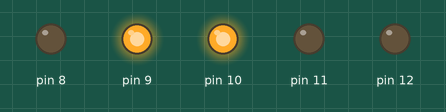
The sketch below on a simulated Arduino Uno, built with avr-gcc and run on an emulated ATmega328P. Parts: output pins drawn as LEDs (lit = HIGH).

Above: at 2.0 s.
At 5.5 s:
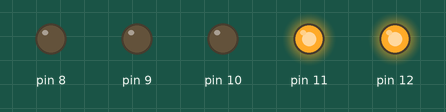
At 8.0 s:
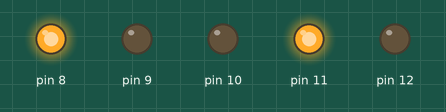
Timing chart, 0 to 11.7 s (numbered marks = the images above):
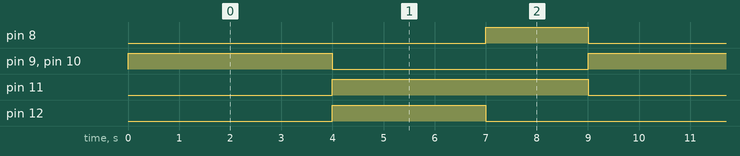

The sketch:

semaforo_pedestres.ino
```cpp
void setup() {
  pinMode (8,OUTPUT);
  pinMode (9,OUTPUT);
  pinMode (12,OUTPUT);
  pinMode (10, OUTPUT);
  pinMode (11, OUTPUT);
}

void loop() {
// Vermelho carro
 digitalWrite(9, HIGH);
// Verde pedestre
 digitalWrite(10, HIGH);
 delay(4000);
 digitalWrite(9, LOW);
 digitalWrite(10, LOW);


  // Verde carro
 digitalWrite(12, HIGH);
 // Vermelho pedestre
 digitalWrite(11, HIGH);
 delay(3000);
 digitalWrite(12, LOW);


 // Amarelo
 digitalWrite(8, HIGH);
 delay(2000);
 digitalWrite(8, LOW);
 digitalWrite(11, LOW);
}
```

Measured:
- by itself, pin 8: alternates HIGH for 2.0 s and LOW for 7.0 s
- by itself, pin 9, pin 10: alternates HIGH for 4.0 s and LOW for 5.0 s
- by itself, pin 11: alternates HIGH for 5.0 s and LOW for 4.0 s
- by itself, pin 12: alternates HIGH for 3.0 s and LOW for 6.0 s
